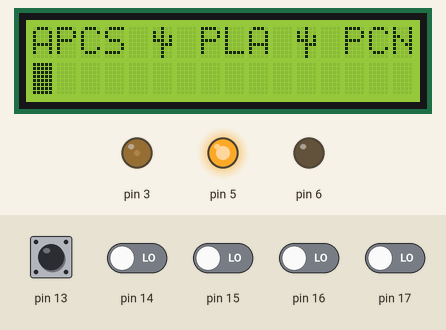
Recording of a sketch running on a simulated Arduino Uno, built with avr-gcc and run on an emulated ATmega328P. Shown: 16×2 character LCD, output pins drawn as LEDs (lit = HIGH). Inputs (shaded band) come from the test bench; at power-on: pin 13–17 LOW.

Above: at 1.2 s.
1.3 s: pin 13 driven HIGH
At 2.3 s:
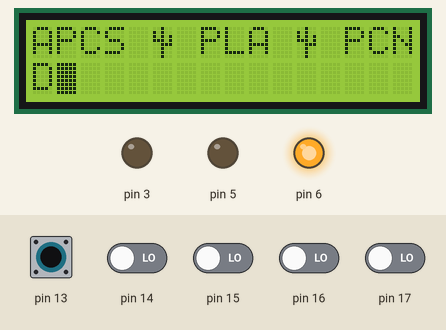
2.8 s: pin 13 pulsed LOW 5 times (0.12 s each, 0.3 s apart)
At 5.2 s:
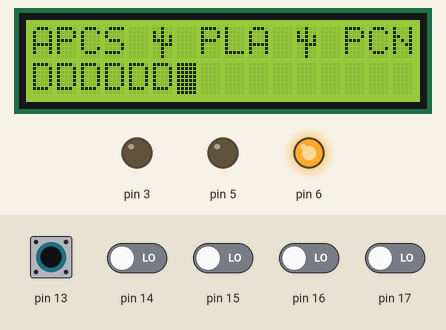
5.8 s: pin 13 pulsed LOW 2 times (0.12 s each, 0.3 s apart)
At 6.8 s:
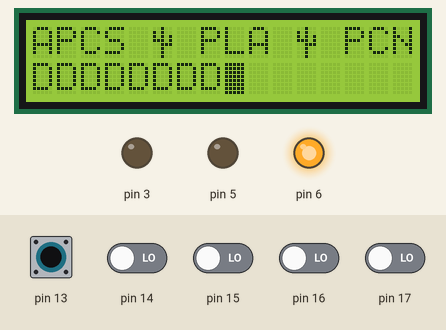
Timing chart, 0 to 8.8 s (numbered marks = the images above; inputs shaded):
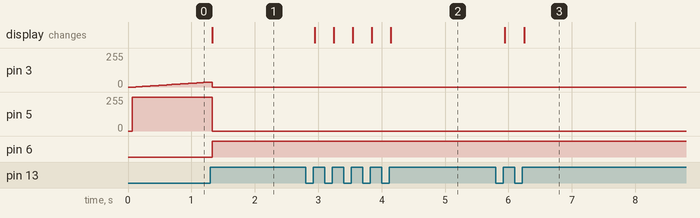

The sketch:

New_DTMF_DECODER.ino
```cpp
byte D = 25; // Delay in milliseconds
byte RGB[3];
float X;
float Y;
float Z;
byte C;
byte R;
byte Q;
byte Tone;

#include <LiquidCrystal.h>

LiquidCrystal lcd(12, 11, 10, 9, 8, 7); // rs = 12, en = 11, d4 = 10, d5 = 9, d6 = 8, d7 = 7;

byte CACTUS[] = {
  B00100,
  B10100,
  B10101,
  B11101,
  B00111,
  B00100,
  B00100,
  B00100  };

void setup() {
  lcd.createChar(0, CACTUS);
  lcd.begin(16, 2);  // set up the LCD's number of columns and rows:
  lcd.print("APCS ");
  lcd.write(byte(0));
  lcd.print(" PLA ");
  lcd.write(byte(0));
  lcd.print(" PCN");
  lcd.setCursor(0, 1);  // set the cursor to column 0, line 1
  lcd.blink();
  pinMode(13, INPUT);
  pinMode(14, INPUT);
  pinMode(15, INPUT);
  pinMode(16, INPUT);
  pinMode(17, INPUT);
  R = 1;
}

void loop() {
  backlight();
  input();
  if (Tone > 15) {
    if (Tone == 16) {delay(D); input(); if (Tone == 16) {lcd.print("D"); screen();}}
    if (Tone == 17) {delay(D); input(); if (Tone == 17) {lcd.print("8"); screen();}}
    if (Tone == 18) {delay(D); input(); if (Tone == 18) {lcd.print("4"); screen();}}
    if (Tone == 19) {delay(D); input(); if (Tone == 19) {lcd.print("#"); screen();}}
    if (Tone == 20) {delay(D); input(); if (Tone == 20) {lcd.print("2"); screen();}}
    if (Tone == 21) {delay(D); input(); if (Tone == 21) {lcd.print("0"); screen();}}
    if (Tone == 22) {delay(D); input(); if (Tone == 22) {lcd.print("6"); screen();}}
    if (Tone == 23) {delay(D); input(); if (Tone == 23) {lcd.print("B"); screen();}}
    if (Tone == 24) {delay(D); input(); if (Tone == 24) {lcd.print("1"); screen();}}
    if (Tone == 25) {delay(D); input(); if (Tone == 25) {lcd.print("9"); screen();}}
    if (Tone == 26) {delay(D); input(); if (Tone == 26) {lcd.print("5"); screen();}}
    if (Tone == 27) {delay(D); input(); if (Tone == 27) {lcd.print("A"); screen();}}
    if (Tone == 28) {delay(D); input(); if (Tone == 28) {lcd.print("3"); screen();}}
    if (Tone == 29) {delay(D); input(); if (Tone == 29) {lcd.print("*"); screen();}}
    if (Tone == 30) {delay(D); input(); if (Tone == 30) {lcd.print("7"); screen();}}
    if (Tone == 31) {delay(D); input(); if (Tone == 31) {lcd.print("C"); screen();}}
  }
}

void input() {
  bitWrite(Tone, 0, digitalRead(14));
  bitWrite(Tone, 1, digitalRead(15));
  bitWrite(Tone, 2, digitalRead(16));
  bitWrite(Tone, 3, digitalRead(17));
  bitWrite(Tone, 4, digitalRead(13));
}

void screen(){
  C += 1;
  if (C == 16) {C = 0; R = !R;}
  lcd.setCursor(C, R);
  while (Tone > 15) {input(); Y = 0; X = millis() + 20025; backlight();}
}

void backlight() {
  if (X > millis() + 10025) {
    analogWrite(6, 255);                      // Red
    analogWrite(5, 0);                        // Green
    analogWrite(3, 0);                        // Blue
  }
  else if (X > millis() + 25 && Z < millis()) {
    analogWrite(6, abs(cos(Y * .05) * 255));  // Red
    analogWrite(5, 0);                        // Green
    analogWrite(3, abs(sin(Y * .05) * 255));  // Blue
    Y += .0625;
    Z = millis() + 18;
  }
  else if (X < millis()) {
    analogWrite(6, 0);                        // Red
    analogWrite(5, abs(cos(Y * .05) * 255));  // Green
    analogWrite(3, abs(sin(Y * .05) * 255));  // Blue
    Y += .0625;
    X = millis() + 25;
  }
}
```

Measured:
- after the input at 1.3 s, pin 6: LOW → HIGH at once; the display: changes at once (image 1)
- after the input at 2.8 s, the display: first changes after 0.15 s (image 2 shows a later state)
- after the input at 5.8 s, the display: first changes after 0.15 s (image 3 shows a later state)
